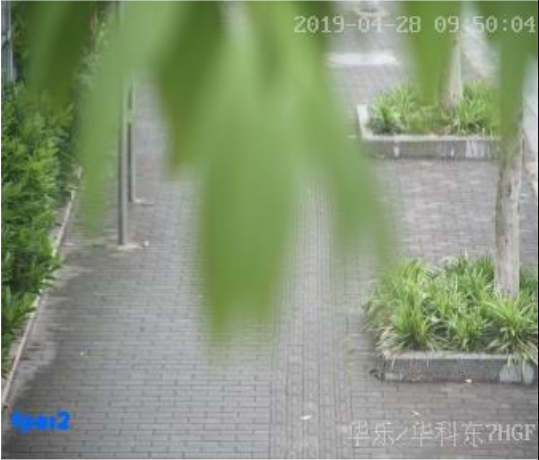
#> input picture 1.png, 539 x 460 px
$ python -i pre_process_image.py   (imports and definitions only)
#> lines starting #> are read from the running program, lines starting #| are printed output that depends on the picture; after the words box and inside, x2 and y2 are one past the last pixel; in counts of white or black regions, pixels touching at a corner belong together
import cv2
import numpy as np


def preprocess_image(img_path):
    # read the image
#> called with img_path = '1.png'
    image = cv2.imread(img_path)
#> image is the input picture: shape (460, 539, 3); mean B, G, R 122.1, 149.8, 136.4
    # convert the image to grayscale format
    img_gray = cv2.cvtColor(image, cv2.COLOR_BGR2GRAY)
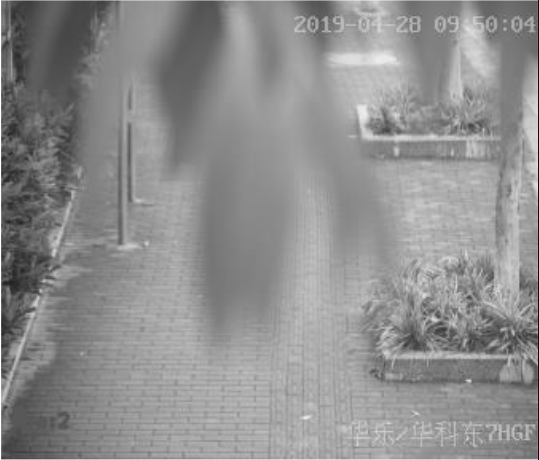
#> img_gray: shape (460, 539); min 13, max 255, mean 142.7

    #---- performed morphological erosion for a rectangular structuring element of kernel size 2
    kernel = np.ones((2, 2), np.uint8)
    erosion = cv2.morphologyEx(img_gray, cv2.MORPH_ERODE, kernel, iterations=2)
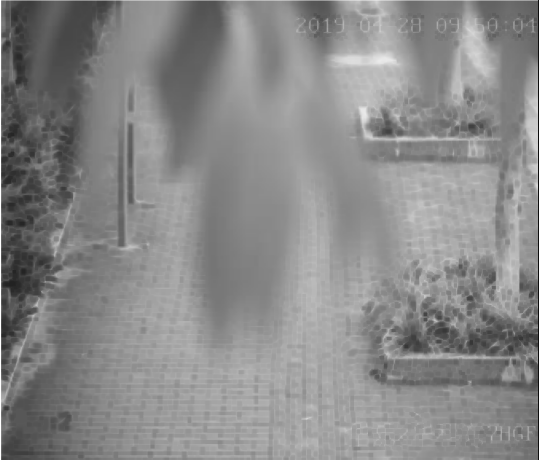
#> erosion: shape (460, 539); min 13, max 255, mean 136.7
    # cv2.imshow("erosion", erosion)
    # cv2.waitKey(0)
    # cv2.destroyAllWindows()

    #---- inverted this image and blurred it with a kernel size of 5. The reason for such a huge kernel is to obtain a smooth leaf edge
    ret, thresh1 = cv2.threshold(erosion, 127, 255, 1)
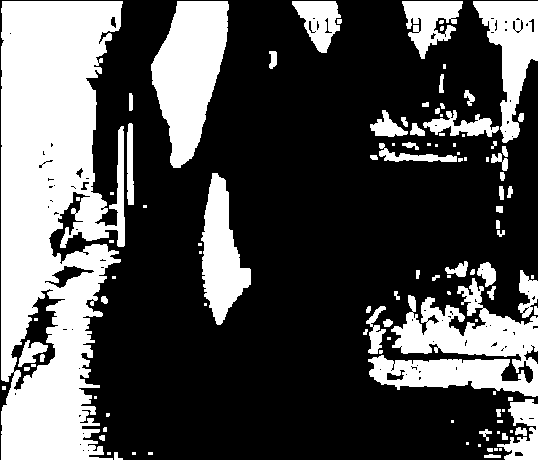
#> thresh1: shape (460, 539); 32.4% white; 103 white regions (47 under 20 px), largest, box (x1, y1, x2, y2) and area: (1, 1, 125, 460) 41531, (368, 0, 539, 460) 16565, (151, 1, 229, 168) 8145
    blur = cv2.blur(thresh1, (5, 5))
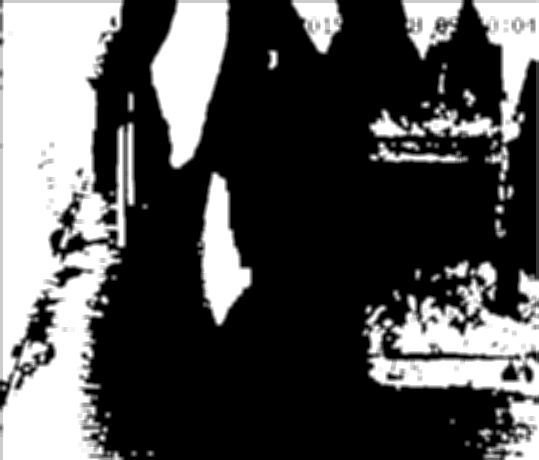
#> blur: shape (460, 539); min 0, max 255, mean 82.7
    # cv2.imshow("blur", blur)
    # cv2.waitKey(0)
    # cv2.destroyAllWindows()

    # ---- again performed another threshold on this image to get the central portion of the edge
    ret, thresh2 = cv2.threshold(blur, 145, 255, 0)
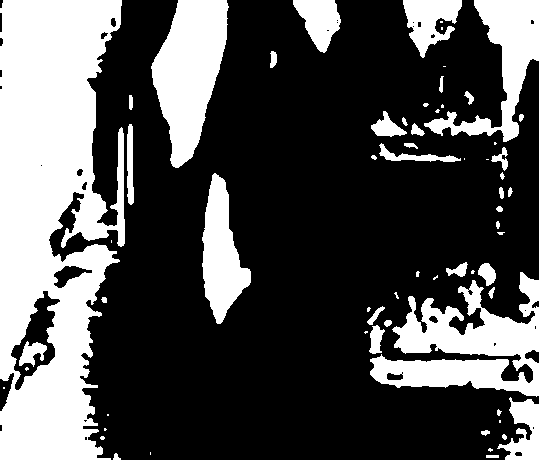
#> thresh2: shape (460, 539); 31.6% white; 64 white regions (25 under 20 px), largest, box (x1, y1, x2, y2) and area: (0, 0, 125, 460) 41808, (370, 272, 539, 397) 10307, (151, 0, 229, 168) 8058
    # cv2.imshow("thresh2", thresh2)
    # cv2.waitKey(0)
    # cv2.destroyAllWindows()

    # ---- And then performed morphological erosion to thin the edge. used an ellipse structuring element of kernel size 1
    kernel1 = cv2.getStructuringElement(cv2.MORPH_ELLIPSE, (1, 1))
    final = cv2.morphologyEx(thresh2, cv2.MORPH_ERODE, kernel1, iterations=2)
    # cv2.imshow("final", final)
    # cv2.waitKey(0)
    # cv2.destroyAllWindows()

    return final

>>> result = preprocess_image('1.png')
